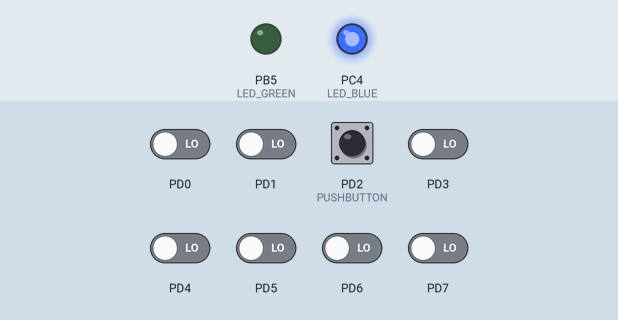
The program below on a simulated ATmega328P, built with avr-gcc and emulated at 16 MHz. Shown: output pins drawn as LEDs (lit = HIGH). The inputs (shaded band) are chosen by the test bench; at power-on: PD2 (PUSHBUTTON) HIGH, PD0, PD1, PD3–7 LOW.

Above: at 1.2 s.
1.3 s: PD2 (PUSHBUTTON) pulled LOW for 0.15 s
At 2.2 s:
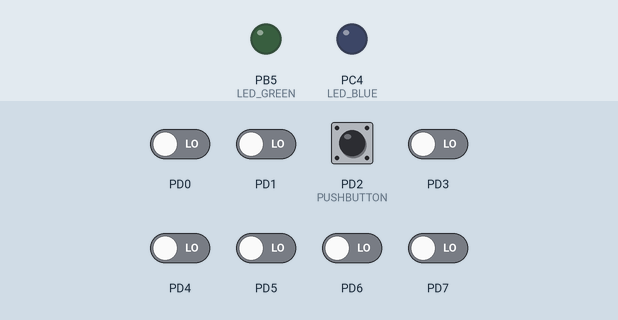
4.4 s: PD2 (PUSHBUTTON) pulled LOW for 1 s
At 6.3 s:
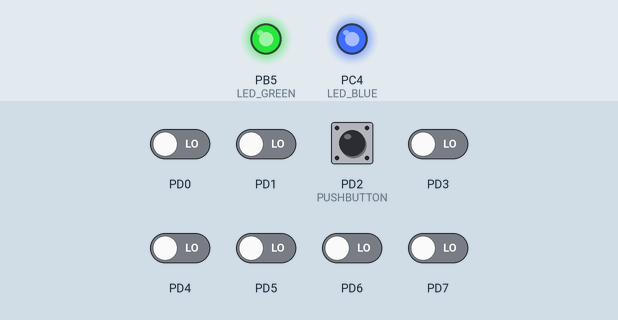
Timing chart, 0 to 7.9 s (numbered marks = the images above; inputs shaded):
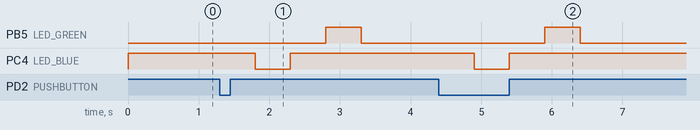

Measured:
- after the input at 1.3 s, PB5 (LED_GREEN): LOW → HIGH after 1.5 s, → LOW 0.50 s later; PC4 (LED_BLUE): HIGH → LOW after 0.50 s, → HIGH 0.50 s later
- after the input at 4.4 s, PB5 (LED_GREEN): LOW → HIGH after 1.5 s, → LOW 0.50 s later; PC4 (LED_BLUE): HIGH → LOW after 0.50 s, → HIGH 0.50 s later

The program:

main.c
```c
// (licence header left out)
/* Defines -----------------------------------------------------------*/
#define LED_GREEN   PB5     // AVR pin where green LED is connected
#define LED_BLUE    PC4     // AVR pin where blue LED is connected
#define PUSHBUTTON  PD2
#define BLINK_DELAY 500
#ifndef F_CPU
# define F_CPU 16000000     // CPU frequency in Hz required for delay
#endif

/* Includes ----------------------------------------------------------*/
#include <util/delay.h>     // Functions for busy-wait delay loops
#include <avr/io.h>         // AVR device-specific IO definitions
#include "gpio.h"           // GPIO library for AVR-GCC "" místo <>, proto e je to lokálnì z na eho projektu nahrané

/* Function definitions ----------------------------------------------*/
/**********************************************************************
 * Function: Main function where the program execution begins
 * Purpose:  Toggle two LEDs when a push button is pressed. Functions
 *           from user-defined GPIO library is used.
 * Returns:  none
 **********************************************************************/
int main(void)
{
    // Green LED at port B
    GPIO_config_output(&DDRB, LED_GREEN);
    GPIO_write_low(&PORTB, LED_GREEN);

    // Configure the second LED at port C
	GPIO_config_output(&DDRC, LED_BLUE);
	GPIO_write_high(&PORTC, LED_BLUE);

    // Configure Push button at port D and enable internal pull-up resistor
	GPIO_config_input_pullup(&DDRD, PUSHBUTTON);


	while (1)
	{
		if (GPIO_read(&PIND, PUSHBUTTON))
		{
			// Pause several milliseconds
			_delay_ms(BLINK_DELAY);
			// WRITE YOUR CODE HERE
			GPIO_write_low(&PORTC, LED_BLUE);
			_delay_ms(BLINK_DELAY);
			GPIO_write_high(&PORTC, LED_BLUE);
			_delay_ms(BLINK_DELAY);
			GPIO_write_high(&PORTB, LED_GREEN);
			_delay_ms(BLINK_DELAY);
			GPIO_write_low(&PORTB, LED_GREEN);
		}
	}

	// Will never reach this
	return 0;
}
```

GPIO.c
```c
// (licence header left out)
/* Includes ----------------------------------------------------------*/
#include "gpio.h"

/* Function definitions ----------------------------------------------*/
/**********************************************************************
 * Function: GPIO_config_output()
 * Purpose:  Configure one output pin in Data Direction Register.
 * Input:    reg_name - Address of Data Direction Register, such as &DDRB
 *           pin_num - Pin designation in the interval 0 to 7
 * Returns:  none
 **********************************************************************/
void GPIO_config_output(volatile uint8_t *reg_name, uint8_t pin_num) // ukazatel proto,  e pøepí e promìnnou pøímo v místì, kde je ulo ena v pamìti, do funkce po lu adresu promìnné, ona tam pracuje s její hodnotou
{
    *reg_name = *reg_name | (1<<pin_num); // kdybychom volali pøímo registr a èíslo, zmìnil by lokální hodnotu zkopírovanou z registru, nikoliv registr
}

/**********************************************************************
 * Function: GPIO_config_input_nopull()
 **********************************************************************/
void GPIO_config_input_nopull(volatile uint8_t *reg_name, uint8_t pin_num)
{
	*reg_name = *reg_name & ~(1<<pin_num);  // Data Direction Register
	reg_name++;                     // Change pointer to Data Register
	*reg_name = *reg_name & ~(1<<pin_num);   // Data Register
}
/**********************************************************************
 * Function: GPIO_config_input_pullup()
 * Purpose:  Configure one input pin and enable pull-up.
 * Input:    reg_name - Address of Data Direction Register, such as &DDRB
 *           pin_num - Pin designation in the interval 0 to 7
 * Returns:  none
 **********************************************************************/
void GPIO_config_input_pullup(volatile uint8_t *reg_name, uint8_t pin_num)
{
    *reg_name = *reg_name & ~(1<<pin_num);  // Data Direction Register
    reg_name++;                     // Change pointer to Data Register
    *reg_name = *reg_name | (1<<pin_num);   // Data Register
}

/**********************************************************************
 * Function: GPIO_write_low()
 * Purpose:  Write one pin to a low value.
 * Input:    reg_name - Address of Port Register, such as &PORTB
 *           pin_num - Pin designation in the interval 0 to 7
 * Returns:  none
 **********************************************************************/
void GPIO_write_low(volatile uint8_t *reg_name, uint8_t pin_num)
{
    *reg_name = *reg_name & ~(1<<pin_num);
}

/**********************************************************************
 * Function: GPIO_write_high()
 **********************************************************************/
void GPIO_write_high(volatile uint8_t *reg_name, uint8_t pin_num)
{
	*reg_name = *reg_name | (1<<pin_num);
}
/**********************************************************************
 * Function: GPIO_toggle()
 **********************************************************************/
void GPIO_toggle(volatile uint8_t *reg_name, uint8_t pin_num)
{
	*reg_name = *reg_name  ^ (1<<pin_num);
}
/**********************************************************************
 * Function: GPIO_read()
 **********************************************************************/
uint8_t GPIO_read(volatile uint8_t *reg_name, uint8_t pin_num)
{
	if((*reg_name & (1 << pin_num)) == (1 << pin_num))
	{
		return(0);
	}
	else
	{
		return(1);
	}
}
```

GPIO.h
```c
#ifndef GPIO_H
# define GPIO_H

/***********************************************************************
 *
 * GPIO library for AVR-GCC.
 * ATmega328P (Arduino Uno), 16 MHz, AVR 8-bit Toolchain 3.6.2
 *
 * Copyright (c) 2019-Present Tomas Fryza
 * Dept. of Radio Electronics, Brno University of Technology, Czechia
 * This work is licensed under the terms of the MIT license.
 *
 **********************************************************************/

/**
 * @file
 * @defgroup fryza_gpio GPIO Library <gpio.h>
 * @code #include "gpio.h" @endcode
 *
 * @brief GPIO library for AVR-GCC.
 *
 * The library contains functions for controlling AVRs' gpio pin(s).
 *
 * @note Based on AVR Libc Reference Manual. Tested on ATmega328P
 *       (Arduino Uno), 16 MHz, AVR 8-bit Toolchain 3.6.2.
 * @author Tomas Fryza, Dept. of Radio Electronics, Brno University
 *         of Technology, Czechia
 * @copyright (c) 2019-2021 Tomas Fryza, This work is licensed under
 *                the terms of the MIT license
 * @{
 */


/* Includes ----------------------------------------------------------*/
#include <avr/io.h>


/* Function prototypes -----------------------------------------------*/
/**
 * @name Functions
 */

/**
 * @brief  Configure one output pin in Data Direction Register.
 * @param  reg_name Address of Data Direction Register, such as &DDRB
 * @param  pin_num  Pin designation in the interval 0 to 7
 * @return none
 */
void GPIO_config_output(volatile uint8_t *reg_name, uint8_t pin_num);


void GPIO_config_input_nopull(volatile uint8_t *reg_name, uint8_t pin_num);


/**
 * @brief  Configure one input pin and enable pull-up.
 * @param  reg_name Address of Data Direction Register, such as &DDRB
 * @param  pin_num  Pin designation in the interval 0 to 7
 * @return none
 */
void GPIO_config_input_pullup(volatile uint8_t *reg_name, uint8_t pin_num);


/**
 * @brief  Write one pin to a low value.
 * @param  reg_name Address of Port Register, such as &PORTB
 * @param  pin_num  Pin designation in the interval 0 to 7
 * @return none
 */
void GPIO_write_low(volatile uint8_t *reg_name, uint8_t pin_num);


void GPIO_write_high(volatile uint8_t *reg_name, uint8_t pin_num);


void GPIO_toggle(volatile uint8_t *reg_name, uint8_t pin_num);


/**
 * @brief  Read a value from input pin.
 * @param  reg_name Address of Pin Register, such as &PINB
 * @param  pin_num  Pin designation in the interval 0 to 7
 * @return Pin value
 */
uint8_t GPIO_read(volatile uint8_t *reg_name, uint8_t pin_num);

/** @} */

#endif
```
